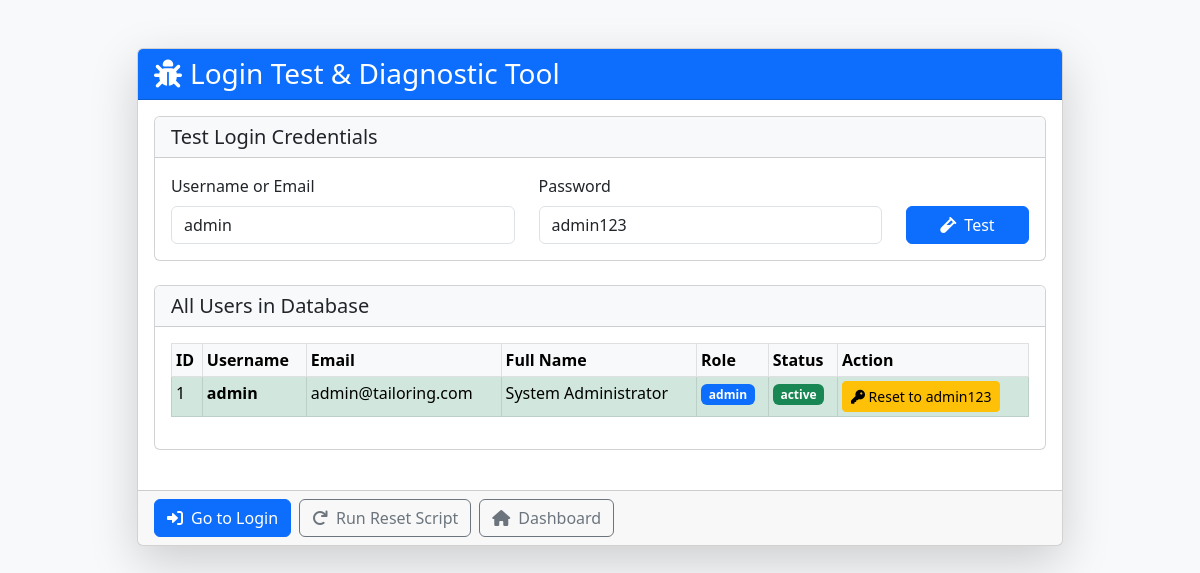
The app's page /admin/test_login.php with its own data.
### tables this page shows
CREATE TABLE `users` (
  `id` int(11) NOT NULL AUTO_INCREMENT,
  `company_id` int(11) DEFAULT NULL,
  `username` varchar(50) NOT NULL,
  `email` varchar(100) NOT NULL,
  `password` varchar(255) NOT NULL,
  `full_name` varchar(100) NOT NULL,
  `role` enum('admin','staff','tailor','cashier') NOT NULL DEFAULT 'staff',
  `phone` varchar(20) DEFAULT NULL,
  `address` text DEFAULT NULL,
  `status` enum('active','inactive') NOT NULL DEFAULT 'active',
  `last_login` timestamp NULL DEFAULT NULL,
  `created_at` timestamp NOT NULL DEFAULT CURRENT_TIMESTAMP,
  `updated_at` timestamp NOT NULL DEFAULT CURRENT_TIMESTAMP ON UPDATE CURRENT_TIMESTAMP,
  PRIMARY KEY (`id`),
  UNIQUE KEY `username` (`username`),
  UNIQUE KEY `email` (`email`),
  KEY `company_id` (`company_id`),
  KEY `idx_last_login` (`last_login`),
  FOREIGN KEY (`company_id`) REFERENCES `companies` (`id`) ON DELETE CASCADE
);

### admin/test_login.php (the view, shortened to what this page needs)
<?php
$testResults = [];
$testUsername = $_POST['test_username'] ?? 'admin';
$testPassword = $_POST['test_password'] ?? 'admin123';
try {
    $db = new Database();
    $conn = $db->getConnection();
    $stmt = $conn->query("SELECT id, username, email, password, full_name, role, status FROM users ORDER BY id");
    $allUsers = $stmt->fetchAll();
    $testResults['all_users'] = $allUsers;
} catch (Exception $e) {
    $testResults['error'] = $e->getMessage();
}
?>
<!DOCTYPE html>
<html lang="en">
<head>
    <link href="https://cdn.jsdelivr.net/npm/bootstrap@5.3.0/dist/css/bootstrap.min.css" rel="stylesheet">
    <link href="https://cdnjs.cloudflare.com/ajax/libs/font-awesome/6.0.0/css/all.min.css" rel="stylesheet">
</head>
<body class="bg-light">
    <div class="container py-5">
        <div class="row justify-content-center">
            <div class="col-lg-10">
                <div class="card shadow-lg">
                    <div class="card-header bg-primary text-white">
                        <h3 class="mb-0">
                            <i class="fas fa-bug me-2"></i>Login Test & Diagnostic Tool
                        </h3>
                    </div>
                    <div class="card-body">
                        <div class="card mb-4">
                            <div class="card-header bg-light">
                                <h5 class="mb-0">Test Login Credentials</h5>
                            </div>
                            <div class="card-body">
                                <form method="POST">
                                    <div class="row">
                                        <div class="col-md-5">
                                            <label class="form-label">Username or Email</label>
                                            <input type="text" name="test_username" class="form-control" value="<?php echo htmlspecialchars($testUsername); ?>" required>
                                        </div>
                                        <div class="col-md-5">
                                            <label class="form-label">Password</label>
                                            <input type="text" name="test_password" class="form-control" value="<?php echo htmlspecialchars($testPassword); ?>" required>
                                        </div>
                                        <div class="col-md-2">
                                            <label class="form-label">&nbsp;</label>
                                            <button type="submit" class="btn btn-primary w-100">
                                                <i class="fas fa-vial me-2"></i>Test
                                            </button>
                                        </div>
                                    </div>
                                </form>
                            </div>
                        </div>
                        <?php if (!empty($testResults['all_users'])): ?>
                        <div class="card mb-4">
                            <div class="card-header bg-light">
                                <h5 class="mb-0">All Users in Database</h5>
                            </div>
                            <div class="card-body">
                                <div class="table-responsive">
                                    <table class="table table-sm table-bordered">
                                        <thead class="table-light">
                                            <tr>
                                                <th>ID</th>
                                                <th>Username</th>
                                                <th>Email</th>
                                                <th>Full Name</th>
                                                <th>Role</th>
                                                <th>Status</th>
                                                <th>Action</th>
                                            </tr>
                                        </thead>
                                        <tbody>
                                            <?php foreach ($testResults['all_users'] as $user): ?>
                                            <tr class="<?php echo $user['role'] === 'admin' ? 'table-success' : ''; ?>">
                                                <td><?php echo $user['id']; ?></td>
                                                <td><strong><?php echo htmlspecialchars($user['username']); ?></strong></td>
                                                <td><?php echo htmlspecialchars($user['email']); ?></td>
                                                <td><?php echo htmlspecialchars($user['full_name']); ?></td>
                                                <td><span class="badge bg-primary"><?php echo $user['role']; ?></span></td>
                                                <td><span class="badge bg-<?php echo $user['status'] === 'active' ? 'success' : 'secondary'; ?>"><?php echo $user['status']; ?></span></td>
                                                <td>
                                                    <form method="POST" action="force_reset_password.php" class="d-inline">
                                                        <button type="submit" class="btn btn-sm btn-warning" onclick="return confirm('Reset password to admin123 for <?php echo htmlspecialchars($user['username']); ?>?')">
                                                            <i class="fas fa-key"></i> Reset to admin123
                                                        </button>
                                                    </form>
                                                </td>
                                            </tr>
                                            <?php endforeach; ?>
                                        </tbody>
                                    </table>
                                </div>
                            </div>
                        </div>
                        <?php endif; ?>
                    </div>
                    <div class="card-footer">
                        <div class="d-flex gap-2 flex-wrap">
                            <a href="login.php" class="btn btn-primary">
                                <i class="fas fa-sign-in-alt me-2"></i>Go to Login
                            </a>
                            <a href="reset_admin.php" class="btn btn-outline-secondary">
                                <i class="fas fa-redo me-2"></i>Run Reset Script
                            </a>
                            <a href="dashboard.php" class="btn btn-outline-secondary">
                                <i class="fas fa-home me-2"></i>Dashboard
                            </a>
                        </div>
                    </div>
                </div>
            </div>
        </div>
    </div>
</body>
</html>

### records on screen
users: id "1", username "admin", email "admin@tailoring.com", full_name "System Administrator", role "admin", status "active"
